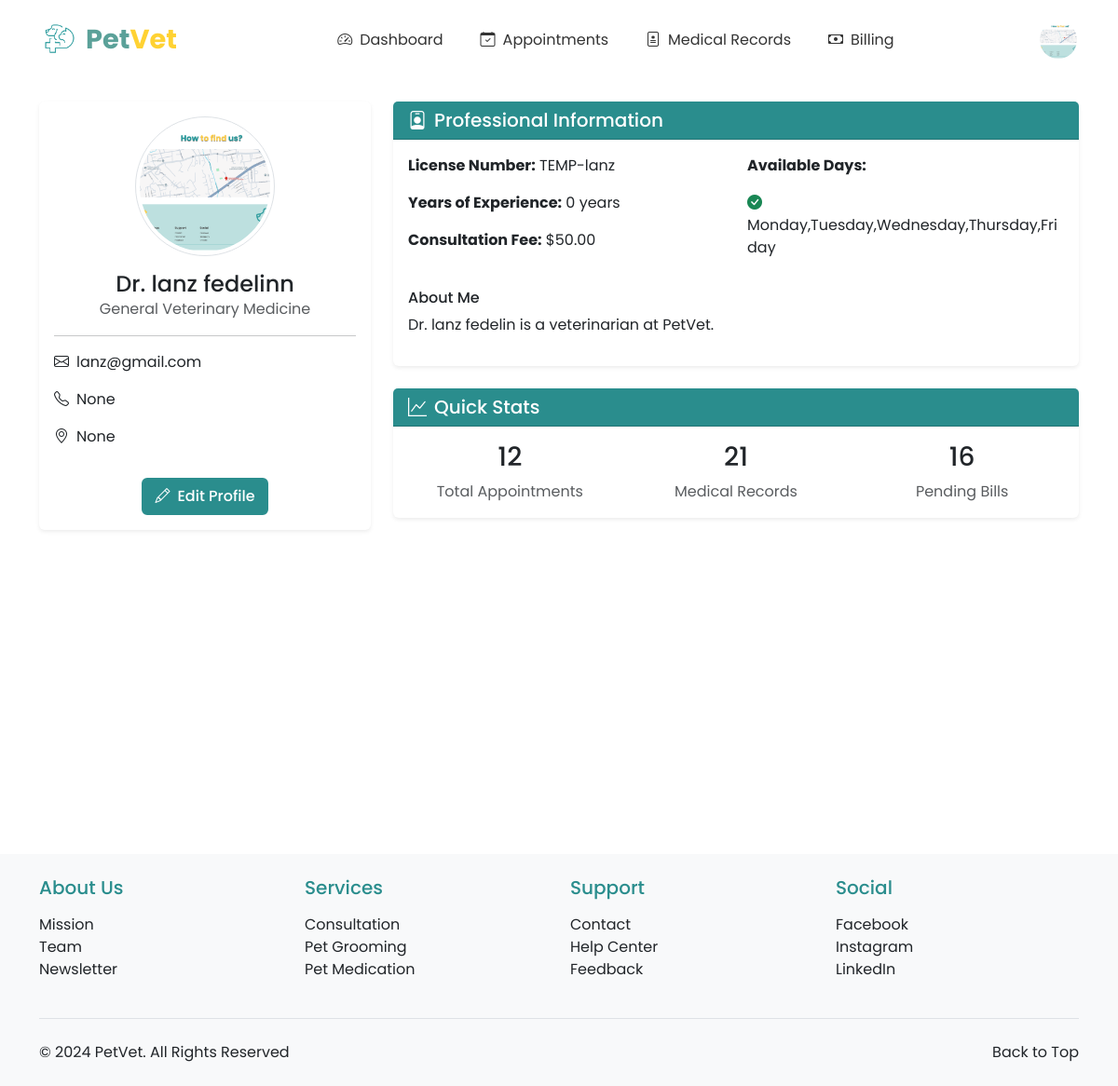
The page /vet/profile/ (signed in) on the database its author committed.
### registration_login/models.py (models this page shows, shortened)
class Profile(models.Model):
    PAYMENT_CHOICES = [
        ('CASH', 'Cash'),
        ('CARD', 'Credit/Debit Card'),
        ('GCASH', 'GCash'),
        ('MAYA', 'Maya'),
    ]
    ROLE_CHOICES = [
        ('OWNER', 'Pet Owner'),
        ('VET', 'Veterinarian'),
    ]
    user = models.OneToOneField(User, on_delete=models.CASCADE, primary_key=True)
    profile_picture = models.ImageField(upload_to='profile_pics/', default='profile_pics/profile.png')
    first_name = models.CharField(max_length=50)
    last_name = models.CharField(max_length=50)
    address = models.CharField(max_length=200, blank=True, null=True)
    contact_number = models.CharField(max_length=15, blank=True, null=True)
    preferred_payment = models.CharField(max_length=10, choices=PAYMENT_CHOICES, default='CASH')
    card_number = models.CharField(max_length=16, blank=True, null=True)
    card_expiry = models.CharField(max_length=5, blank=True, null=True)
    ewallet_number = models.CharField(max_length=15, blank=True, null=True)
    role = models.CharField(max_length=10, choices=ROLE_CHOICES, default='OWNER')
    phone_number = models.CharField(max_length=20, null=True, blank=True)
    created_at = models.DateTimeField(auto_now_add=True)
    updated_at = models.DateTimeField(auto_now=True)

### veterinarians/models.py (models this page shows, shortened)
class VeterinarianProfile(models.Model):
    profile = models.OneToOneField(Profile, on_delete=models.CASCADE)
    specialization = models.CharField(max_length=100, default="General Veterinary Medicine")
    license_number = models.CharField(max_length=50, unique=True, null=True, blank=True)
    years_of_experience = models.PositiveIntegerField(default=0)
    bio = models.TextField(blank=True)
    available_days = models.CharField(max_length=200, help_text="Comma-separated list of available days", default="Monday,Tuesday,Wednesday,Thursday,Friday")
    consultation_fee = models.DecimalField(max_digits=10, decimal_places=2, default=Decimal('50.00'))

### veterinarians/views.py (the view)
# urls.py: path('profile/', views.vet_profile, name='vet_profile'),
@login_required
def vet_profile(request):
    if request.user.profile.role != 'VET':
        return redirect('registration_login:profile')
    veterinarian = request.user.profile.veterinarianprofile
    appointments_count = veterinarian.appointments.count()
    medical_records_count = veterinarian.medicalrecord_set.count()
    pending_bills_count = veterinarian.medicalrecord_set.filter(billingrecord__status='PENDING').count()
    context = {
        'veterinarian': veterinarian,
        'appointments_count': appointments_count,
        'medical_records_count': medical_records_count,
        'pending_bills_count': pending_bills_count,
    }
    return render(request, 'veterinarians/profile.html', context)

### veterinarians/templates/veterinarians/profile.html (shortened to what this page needs)
{% extends 'base.html' %}
{% load static %}
{% block content %}
<div class="container py-4">
    <div class="row">
        <div class="col-md-4 mb-4">
            <div class="card border-0 shadow-sm">
                <div class="card-body text-center">
                    <div class="mb-3">
                        <img src="{{ user.profile.profile_picture.url }}" alt="Profile Picture"
                             class="rounded-circle img-thumbnail" style="width: 150px; height: 150px; object-fit: cover;">
                    </div>
                    <h4 class="mb-0">Dr. {{ user.profile.first_name }} {{ user.profile.last_name }}</h4>
                    <p class="text-muted">{{ veterinarian.specialization }}</p>
                    <hr>
                    <div class="text-start">
                        <p><i class="bi bi-envelope me-2"></i>{{ user.email }}</p>
                        {% if user.profile.contact_number %}
                            <p><i class="bi bi-telephone me-2"></i>{{ user.profile.contact_number }}</p>
                        {% endif %}
                        {% if user.profile.address %}
                            <p><i class="bi bi-geo-alt me-2"></i>{{ user.profile.address }}</p>
                        {% endif %}
                    </div>
                    <a href="{% url 'registration_login:edit_profile' %}" class="btn btn-theme-primary mt-3">
                        <i class="bi bi-pencil me-2"></i>Edit Profile
                    </a>
                </div>
            </div>
        </div>
        <div class="col-md-8">
            <div class="card border-0 shadow-sm mb-4">
                <div class="card-header" style="background-color: #2A8D8D; color: white;">
                    <h5 class="card-title mb-0">
                        <i class="bi bi-person-badge me-2"></i>Professional Information
                    </h5>
                </div>
                <div class="card-body">
                    <div class="row">
                        <div class="col-md-6">
                            <p><strong>License Number:</strong> {{ veterinarian.license_number }}</p>
                            <p><strong>Years of Experience:</strong> {{ veterinarian.years_of_experience }} years</p>
                            <p><strong>Consultation Fee:</strong> ${{ veterinarian.consultation_fee }}</p>
                        </div>
                        <div class="col-md-6">
                            <p><strong>Available Days:</strong></p>
                            <ul class="list-unstyled">
                                {% for day in veterinarian.available_days.split %}
                                    <li><i class="bi bi-check-circle-fill text-success me-2"></i>{{ day }}</li>
                                {% endfor %}
                            </ul>
                        </div>
                    </div>
                    {% if veterinarian.bio %}
                        <div class="mt-3">
                            <h6>About Me</h6>
                            <p>{{ veterinarian.bio }}</p>
                        </div>
                    {% endif %}
                </div>
            </div>
            <div class="card border-0 shadow-sm">
                <div class="card-header" style="background-color: #2A8D8D; color: white;">
                    <h5 class="card-title mb-0">
                        <i class="bi bi-graph-up me-2"></i>Quick Stats
                    </h5>
                </div>
                <div class="card-body">
                    <div class="row g-4">
                        <div class="col-md-4">
                            <div class="text-center">
                                <h3 class="mb-2">{{ appointments_count }}</h3>
                                <p class="text-muted mb-0">Total Appointments</p>
                            </div>
                        </div>
                        <div class="col-md-4">
                            <div class="text-center">
                                <h3 class="mb-2">{{ medical_records_count }}</h3>
                                <p class="text-muted mb-0">Medical Records</p>
                            </div>
                        </div>
                        <div class="col-md-4">
                            <div class="text-center">
                                <h3 class="mb-2">{{ pending_bills_count }}</h3>
                                <p class="text-muted mb-0">Pending Bills</p>
                            </div>
                        </div>
                    </div>
                </div>
            </div>
        </div>
    </div>
</div>
{% endblock %}

### appointments/templates/base.html (shortened to what this page needs)
<!DOCTYPE html>
<html lang="en">
<head>
    {% load static %}
    <link href="https://cdn.jsdelivr.net/npm/bootstrap@5.3.0/dist/css/bootstrap.min.css" rel="stylesheet">
    <link rel="stylesheet" href="https://cdn.jsdelivr.net/npm/bootstrap-icons@1.11.2/font/bootstrap-icons.css">
</head>
<body>
    <nav class="navbar navbar-expand-lg navbar-light bg-white">
        <div class="container-fluid">
            <a class="navbar-brand d-flex align-items-center" href="{% url 'homepage:index' %}">
                <img src="{% static 'images/toplogo.png' %}" alt="PetVet Logo" class="me-2">
                <span class="logo-text">
                    <span class="logo-text-pet">Pet</span><span class="logo-text-vet">Vet</span>
                </span>
            </a>
            <div class="collapse navbar-collapse justify-content-center" id="navbarNav">
                <ul class="navbar-nav">
                    {% if user.is_authenticated %}
                        {% if user.profile.role == 'VET' %}
                            <li class="nav-item">
                                <a class="nav-link {% block nav_dashboard %}{% endblock %}" href="{% url 'veterinarians:dashboard' %}">
                                    <i class="bi bi-speedometer2 nav-icon"></i>Dashboard
                                </a>
                            </li>
                            <li class="nav-item">
                                <a class="nav-link {% block nav_appointments %}{% endblock %}" href="{% url 'veterinarians:appointment_list' %}">
                                    <i class="bi bi-calendar-check nav-icon"></i>Appointments
                                </a>
                            </li>
                            <li class="nav-item">
                                <a class="nav-link {% block nav_medical_records %}{% endblock %}" href="{% url 'veterinarians:medical_records_list' %}">
                                    <i class="bi bi-file-medical nav-icon"></i>Medical Records
                                </a>
                            </li>
                            <li class="nav-item">
                                <a class="nav-link {% block nav_billing %}{% endblock %}" href="{% url 'veterinarians:billing_management' %}">
                                    <i class="bi bi-cash nav-icon"></i>Billing
                                </a>
                            </li>
                        {% endif %}
                    {% endif %}
                </ul>
            </div>
            <div class="d-flex align-items-center">
                {% if user.is_authenticated %}
                    <div class="dropdown">
                        <img src="{{ user.profile.profile_picture.url }}" alt="Profile" class="profile-image" role="button" data-bs-toggle="dropdown" aria-expanded="false">
                    </div>
                {% else %}
                    <a href="{% url 'registration_login:my_login' %}" class="btn btn-auth-primary me-2">Login</a>
                    <a href="{% url 'registration_login:register' %}" class="btn btn-auth-outline">Register</a>
                {% endif %}
            </div>
        </div>
    </nav>
    <main>
        {% block content %}{% endblock %}
    </main>
    <footer class="bg-light py-4">
        <div class="container">
            <div class="row g-4">
                <div class="col-lg-3 col-md-6">
                    <h5 class="mb-3" style="color: #2A8D8D;">About Us</h5>
                    <ul class="list-unstyled">
                        <li><a href="{% url 'homepage:about_us' %}#mission" class="text-decoration-none text-dark">Mission</a></li>
                        <li><a href="{% url 'homepage:about_us' %}#team" class="text-decoration-none text-dark">Team</a></li>
                        <li><a href="{% url 'homepage:about_us' %}#newsletter" class="text-decoration-none text-dark">Newsletter</a></li>
                    </ul>
                </div>
                <div class="col-lg-3 col-md-6">
                    <h5 class="mb-3" style="color: #2A8D8D;">Services</h5>
                    <ul class="list-unstyled">
                        <li><a href="{% url 'homepage:index' %}#services" class="text-decoration-none text-dark">Consultation</a></li>
                        <li><a href="{% url 'homepage:index' %}#services" class="text-decoration-none text-dark">Pet Grooming</a></li>
                        <li><a href="{% url 'homepage:index' %}#services" class="text-decoration-none text-dark">Pet Medication</a></li>
                    </ul>
                </div>
                <div class="col-lg-3 col-md-6">
                    <h5 class="mb-3" style="color: #2A8D8D;">Support</h5>
                    <ul class="list-unstyled">
                        <li><a href="{% url 'homepage:about_us' %}#contact" class="text-decoration-none text-dark">Contact</a></li>
                        <li><a href="{% url 'homepage:about_us' %}#help" class="text-decoration-none text-dark">Help Center</a></li>
                        <li><a href="{% url 'homepage:about_us' %}#feedback" class="text-decoration-none text-dark">Feedback</a></li>
                    </ul>
                </div>
                <div class="col-lg-3 col-md-6">
                    <h5 class="mb-3" style="color: #2A8D8D;">Social</h5>
                    <ul class="list-unstyled">
                        <li><a href="https://facebook.com" target="_blank" class="text-decoration-none text-dark">Facebook</a></li>
                        <li><a href="https://instagram.com" target="_blank" class="text-decoration-none text-dark">Instagram</a></li>
                        <li><a href="https://linkedin.com" target="_blank" class="text-decoration-none text-dark">LinkedIn</a></li>
                    </ul>
                </div>
            </div>
            <div class="border-top mt-4 pt-4">
                <div class="container px-0">
                    <div class="row">
                        <div class="col-md">
                            <p class="mb-0 text-dark">&copy; 2024 PetVet. All Rights Reserved</p>
                        </div>
                        <div class="col-md text-md-end">
                            <a href="#" class="text-decoration-none text-dark" id="back-to-top">Back to Top</a>
                        </div>
                    </div>
                </div>
            </div>
        </div>
    </footer>
</body>
</html>

### veterinarians/templates/veterinarians/profile.html (style rules this page uses)
.btn-theme-primary { background-color: #2A8D8D; border: 2px solid #2A8D8D; color: white; font-weight: 500; transition: all 0.2s; }

### appointments/templates/base.html (style rules this page uses)
:root { --primary-color: #5BA199; --secondary-color: #FFD233; --light-cream: #FFF9EA; }
body { font-family: 'Poppins', sans-serif; min-height: 100vh; display: flex; flex-direction: column; }
main { min-height: 100vh; }
footer { margin-top: 2rem; }
.navbar { padding: 1rem 2rem; }
.navbar-brand img { height: 40px; }
.nav-link { color: #333; position: relative; padding: 0.5rem 1.5rem; margin: 0 0.5rem; }
.navbar-nav { gap: 0.5rem; }
.profile-image { width: 40px; height: 40px; border-radius: 50%; object-fit: cover; cursor: pointer; }
.logo-text { font-size: 1.8rem; font-weight: 700; }
.logo-text-pet { color: var(--primary-color); }
.logo-text-vet { color: var(--secondary-color); }
.nav-icon { margin-right: 0.5rem; }

### rows shown on the page
VeterinarianProfile: specialization "General Veterinary Medicine", license_number "TEMP-lanz", years_of_experience "0", consultation_fee "50.00", split "Monday,Tuesday,Wednesday,Thursday,Friday", bio "Dr. lanz fedelin is a veterinarian at PetVet."

### other values the page prints
{{ user.profile.first_name }} "lanz"
{{ user.profile.last_name }} "fedelinn"
{{ user.email }} "lanz@gmail.com"
{{ user.profile.contact_number }} "None"
{{ user.profile.address }} "None"
{{ appointments_count }} "12"
{{ medical_records_count }} "21"
{{ pending_bills_count }} "16"
